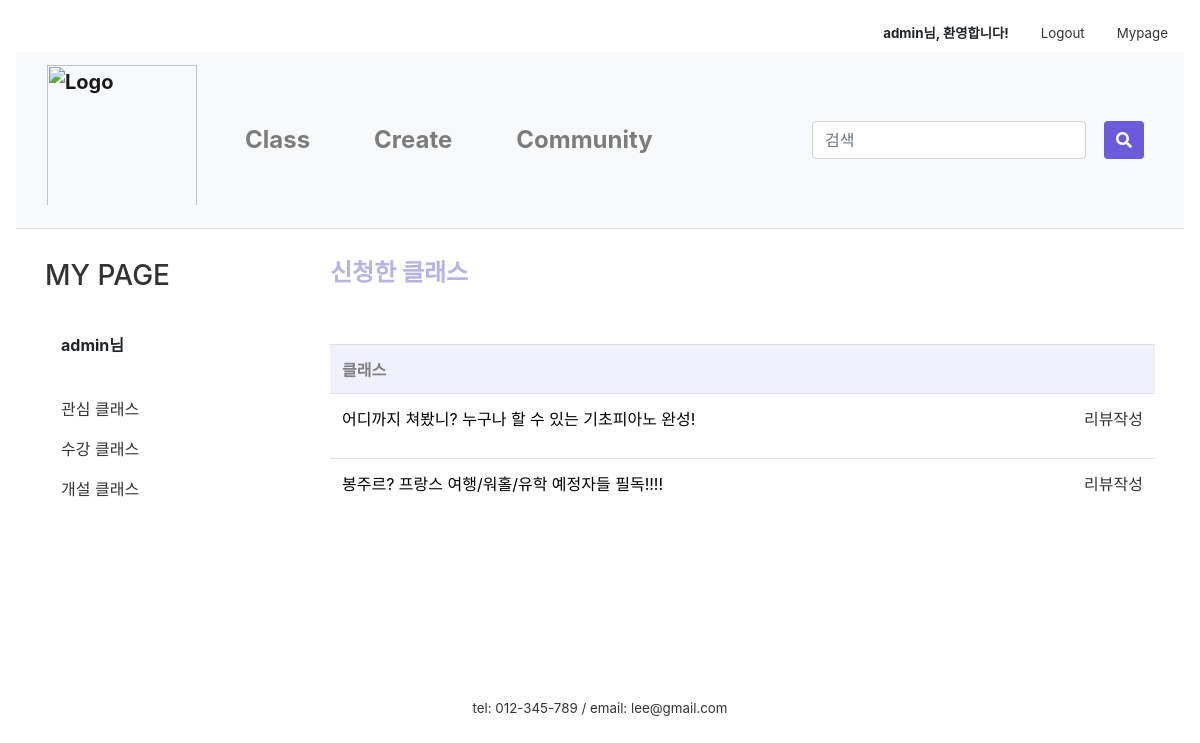
Page /mypage/myApply/ (signed in) on the committed database.
### firstApp/models.py (models this page shows, shortened)
class Apply(models.Model):
    author = models.ForeignKey(settings.AUTH_USER_MODEL, on_delete=models.CASCADE, default=1)
    inClass = models.ForeignKey('firstApp.Class', on_delete=models.CASCADE, default=1, related_name='apply')
    date = models.ForeignKey('firstApp.ClassDate', on_delete=models.CASCADE, default=1, related_name='apply')
    name = models.CharField(max_length=10)
    number = models.CharField(max_length=13)
    text = RichTextUploadingField(default='')

class Class(models.Model):
    author = models.ForeignKey(settings.AUTH_USER_MODEL, on_delete=models.CASCADE, default=1)
    title = models.CharField(max_length=50)
    tutor = models.CharField(max_length=10)
    tutor_photo = ProcessedImageField(upload_to="tutor", processors=[ResizeToFill(300,300)], default='')
    tutor_insta = models.CharField(null=True, blank=True, max_length=50, default='')
    tutor_blog = models.CharField(null=True, blank=True, max_length=50, default='')
    tutor_youtube = models.CharField(null=True, blank=True, max_length=50, default='')
    category = models.ForeignKey('firstApp.Category', on_delete=models.CASCADE, default=1, related_name='category')
    area = models.ForeignKey('firstApp.Area', on_delete=models.CASCADE, default=1)
    photo = ProcessedImageField(upload_to="class", processors=[ResizeToFill(600,450)], default='')
    body = RichTextUploadingField(default='')
    tutor_body = RichTextUploadingField(default='')
    price = models.CharField(max_length=10)
    time = models.CharField(max_length=5)
    level = models.ForeignKey('firstApp.Level', on_delete=models.CASCADE, default=1, related_name='level')
    mode = models.ForeignKey('firstApp.Mode', on_delete=models.CASCADE, default=1, related_name='mode')
    in_min = models.PositiveIntegerField(null=True, blank=True, default='1')
    in_max = models.PositiveIntegerField(null=True, blank=True, default='1')
    like_user = models.ManyToManyField(settings.AUTH_USER_MODEL, blank=True, related_name='like_class')
    like_count = models.PositiveIntegerField(default=0)
    on_sale = models.BooleanField(null=True, default=False)
    sale_price = models.CharField(null=True, blank=True, max_length=10)
    on_permission = models.BooleanField(null=True, default=False)
    class Meta:
        permissions = [
            ('can_permit', 'Can permit')
        ]
    def __str__(self):
        return self.title

### firstApp/views.py (the view)
# urls.py: path('mypage/myApply/', views.myApply, name='myApply'),
@login_required(login_url='/login/')
def myApply(request):
    applys = Apply.objects.filter(author=request.user)
    now = timezone.now()
    return render(request, 'firstApp/applylist.html', {'applys':applys, 'now':now})

### firstApp/templates/firstApp/applylist.html (shortened to what this page needs)
{% extends 'firstApp/base.html' %}
{% load static %}
{% load humanize %}
{% block content %}
{% if user.is_active %}
<link href="{% static 'css/community.css' %}" rel="stylesheet">
<link href="{% static 'css/apply_detail.css' %}" rel="stylesheet">
<link href="{% static 'css/my_page_table.css' %}" rel="stylesheet">
<div class="container">
    <div class="row">
        <div class="col-sm-3">
            <div class="left-sidebar">
                <ul>
                    <li>
                        <a class= "nounderline" href="{% url 'mypage' %}"><h3>MY PAGE</h3></a>
                    </li><br>
                    <li data-toggle="tab">
                        <a class="nav-link"><strong>{{user.username}}님</strong></a>
                        <br>
                    <li class="nav-item">
                        <a class="nav-link" href="/mypage/mylike">관심 클래스</a>
                    </li>
                    <li class="nav-item">
                        <a class="nav-link" href="/mypage/myApply">수강 클래스</a>
                    </li>
                    <li class="nav-item">
                        <a class="nav-link" href="/mypage/myClass">개설 클래스</a>
                    </li>
                    </li>
                </ul>
            </div>
        </div>
        <div class="col-sm-9">
            <h4 class="my_page_title" style="font-weight:bold; color:#B6B3E5;">신청한 클래스</h4><br><br>
            <table class="table" >
                <tr>
                    <th>클래스</th>
                </tr>
                {% for apply in applys %}
                <tr>
                    <td>
                        <p>
                            <a aria-controls="collapseExample" aria-expanded="false" data-toggle="collapse"
                               href="#{{apply.pk}}" class="a_underline">
                                {{apply.inClass}}
                         {% if apply.date.date < now %}
                        <a style="float:right;" href="{% url 'review' class_id=apply.inClass.pk %}"> 리뷰작성</a>
                        {% endif %}
                            </a>
                        </p>
                    </td>
                </tr>
                {% endfor %}
            </table>
        </div>
    </div>
</div>
{% else %}
<script type="text/javascript">
    alert('잘못된 접근입니다. \n로그인을 해주세요.')
    window.location.href = '/login';
</script>
{% endif %}
{% endblock content %}

### firstApp/templates/firstApp/base.html (shortened to what this page needs)
{% load static %}
<link rel="stylesheet" href="https://stackpath.bootstrapcdn.com/bootstrap/4.4.1/css/bootstrap.min.css"
>
<link rel="stylesheet" href="{% static 'css/base.css' %}">
<link rel="stylesheet" href="{% static 'css/navbar_custom.css' %}">
<div class="nav inner">
  <div class="container-fluid" style="width:1500px; padding: 0px;">
    <nav class="nav nav-masthead justify-content-end">
      {% if user.is_active %}
      <a class="nav-link"><strong>{{user.username}}님, 환영합니다!</strong></a>
      <a class="nav-link" href="/logout">Logout</a>
      <a class="nav-link" href="/mypage">Mypage</a>
      {% else %}
      <a class="nav-link" href="/login">Login</a>
      <a class="nav-link" href="/signup">Join</a>
      {% endif %}
    </nav>
  </div>
</div>
<nav class="navbar navbar-expand-lg navbar-light bg-light navbar-custom">
  <div class="container-fluid" style="width:1500px;">
    <a class="navbar-brand logo" href="/"><img src="{% static 'image\logo_1.png' %}" alt="Logo" style="max-width: 30vw; width:150px; padding-bottom:10px;"></a>
  <div class="collapse navbar-collapse" id="navbarSupportedContent">
    <ul class="navbar-nav mr-auto">
      <li class="nav-item nav-item-custom">
        <a class="nav-link" href="/class_search">Class</a>
      </li>
      <li class="nav-item nav-item-custom">
        <a class="nav-link" href="/intro_createclass">Create</a>
      </li>
      <li class="nav-item nav-item-custom">
        <a class="nav-link" href="/community">Community</a>
      </li>
    </ul>
  <div class="nav-item nav-item-custom">
    <div class="row">
      <form class="form-inline my-2 my-lg-0" action="{% url 'searchResult' %}" method="get">
      <div class="col-xs-8" style="max-width:50vw;">
        <input class="form-control mr-sm-2" type="search" placeholder="검색" aria-label="Search" name="qq" value="{{ qq }}">
      </div>
       <div class="col-xs-2" style="margin-left:10px;">
          <button class="btn btn-primary my-2 my-sm-0" type="submit" style="height:38px">
        <i class="fas fa-search"></i>
            </button>
       </div>
      </form>
    </div>
      </div>
  </div>
  </div>
</nav>
<main role="main">
  {% block content %}
  {% endblock content%}
</main>
<footer class="mastfoot mt-auto text-center">
  <div class="inner" style="margin-top:10rem;">
    <p style="margin:0">tel: 012-345-789 /
      email: lee@gmail.com</p>
  </div>
</footer>

### firstApp/static/css/base.css (style rules this page uses)
img { max-width:100%; }
.mastfoot { color: #333; }
.inner { font-size:10pt; }
.btn-primary, .btn-primary:active, .btn-primary:visited { background-color:#6C5ADA !important; border:none !important; color:white !important; }
.nounderline { text-decoration: none !important; }
.a_underline { color:black; }

### firstApp/static/css/navbar_custom.css (style rules this page uses)
a { color:#333; }
.navbar { margin-bottom:30px; border-bottom: 0.1px solid rgb(219, 222, 224); }
.navbar-custom { font-size: x-large; font-weight: bold; background-color: #fff; }
.nav-item-custom { padding-left: 1.5rem; padding-right: 1.5rem; }

### firstApp/static/css/community.css (style rules this page uses)
ul { list-style:none; padding-left:0 }
th { color:gray; background-color:#f0f1fc; }

### rows in the picture
Apply: inClass "어디까지 쳐봤니? 누구나 할 수 있는 기초피아노 완성!", shows "리뷰작성"
Apply: inClass "봉주르? 프랑스 여행/워홀/유학 예정자들 필독!!!!", shows "리뷰작성"

### other values in the picture
{{ user.username }} "admin"
